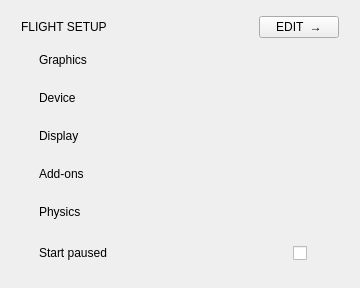
            <widget class="QFrame" name="setupPanel">
             <property name="minimumSize">
              <size>
               <width>360</width>
               <height>0</height>
              </size>
             </property>
             <property name="maximumSize">
              <size>
               <width>360</width>
               <height>16777215</height>
              </size>
             </property>
             <property name="role" stdset="0">
              <string>glass</string>
             </property>
             <layout class="QVBoxLayout" name="setupPanelLayout">
              <property name="spacing">
               <number>0</number>
              </property>
              <property name="leftMargin">
               <number>21</number>
              </property>
              <property name="topMargin">
               <number>13</number>
              </property>
              <property name="rightMargin">
               <number>21</number>
              </property>
              <property name="bottomMargin">
               <number>13</number>
              </property>
              <item>
               <widget class="QWidget" name="setupHead" native="true">
                <property name="minimumSize">
                 <size>
                  <width>0</width>
                  <height>28</height>
                 </size>
                </property>
                <property name="maximumSize">
                 <size>
                  <width>16777215</width>
                  <height>28</height>
                 </size>
                </property>
                <layout class="QHBoxLayout" name="setupHeadLayout">
                 <property name="spacing">
                  <number>0</number>
                 </property>
                 <property name="leftMargin">
                  <number>0</number>
                 </property>
                 <property name="topMargin">
                  <number>0</number>
                 </property>
                 <property name="rightMargin">
                  <number>0</number>
                 </property>
                 <property name="bottomMargin">
                  <number>0</number>
                 </property>
                 <item>
                  <widget class="QLabel" name="setupHeading">
                   <property name="text">
                    <string>FLIGHT SETUP</string>
                   </property>
                   <property name="role" stdset="0">
                    <string>heading</string>
                   </property>
                   <property name="letterSpacing" stdset="0">
                    <double>2.6</double>
                   </property>
                  </widget>
                 </item>
                 <item>
                  <spacer name="hSpacer_4">
                   <property name="orientation">
                    <enum>Qt::Orientation::Horizontal</enum>
                   </property>
                   <property name="sizeHint" stdset="0">
                    <size>
                     <width>0</width>
                     <height>20</height>
                    </size>
                   </property>
                  </spacer>
                 </item>
                 <item>
                  <widget class="QPushButton" name="setupEdit">
                   <property name="text">
                    <string>EDIT  →</string>
                   </property>
                   <property name="focusPolicy">
                    <enum>Qt::FocusPolicy::NoFocus</enum>
                   </property>
                   <property name="cursor">
                    <cursorShape>PointingHandCursor</cursorShape>
                   </property>
                   <property name="role" stdset="0">
                    <string>link</string>
                   </property>
                   <property name="letterSpacing" stdset="0">
                    <double>2.0</double>
                   </property>
                   <property name="action" stdset="0">
                    <string>Logic.go('SETTINGS')</string>
                   </property>
                  </widget>
                 </item>
                </layout>
               </widget>
              </item>
              <item>
               <widget class="QFrame" name="rowGraphics">
                <property name="minimumSize">
                 <size>
                  <width>0</width>
                  <height>38</height>
                 </size>
                </property>
                <property name="maximumSize">
                 <size>
                  <width>16777215</width>
                  <height>38</height>
                 </size>
                </property>
                <property name="role" stdset="0">
                 <string>statusRow</string>
                </property>
                <layout class="QHBoxLayout" name="rowGraphicsLayout" stretch="0,0,0,0,1">
                 <property name="spacing">
                  <number>0</number>
                 </property>
                 <property name="leftMargin">
                  <number>0</number>
                 </property>
                 <property name="topMargin">
                  <number>0</number>
                 </property>
                 <property name="rightMargin">
                  <number>0</number>
                 </property>
                 <property name="bottomMargin">
                  <number>0</number>
                 </property>
                 <item>
                  <widget class="QLabel" name="rowGraphicsDot">
                   <property name="minimumSize">
                    <size>
                     <width>6</width>
                     <height>6</height>
                    </size>
                   </property>
                   <property name="maximumSize">
                    <size>
                     <width>6</width>
                     <height>6</height>
                    </size>
                   </property>
                   <property name="role" stdset="0">
                    <string>dot</string>
                   </property>
                   <property name="tone" stdset="0">
                    <string>ok</string>
                   </property>
                   <property name="bind_tone" stdset="0">
                    <string>Format.isConsole(setup) ? 'faint' : 'ok'</string>
                   </property>
                  </widget>
                 </item>
                 <item>
                  <spacer name="gap_6">
                   <property name="orientation">
                    <enum>Qt::Orientation::Horizontal</enum>
                   </property>
                   <property name="sizeType">
                    <enum>QSizePolicy::Policy::Fixed</enum>
                   </property>
                   <property name="sizeHint" stdset="0">
                    <size>
                     <width>12</width>
                     <height>1</height>
                    </size>
                   </property>
                  </spacer>
                 </item>
                 <item>
                  <widget class="QLabel" name="rowGraphicsLabel">
                   <property name="text">
                    <string>Graphics</string>
                   </property>
                   <property name="minimumSize">
                    <size>
                     <width>102</width>
                     <height>0</height>
                    </size>
                   </property>
                   <property name="role" stdset="0">
                    <string>rowLabel</string>
                   </property>
                  </widget>
                 </item>
                 <item>
                  <spacer name="hSpacer_5">
                   <property name="orientation">
                    <enum>Qt::Orientation::Horizontal</enum>
                   </property>
                   <property name="sizeHint" stdset="0">
                    <size>
                     <width>10</width>
                     <height>20</height>
                    </size>
                   </property>
                  </spacer>
                 </item>
                 <item>
                  <widget class="QLabel" name="rowGraphicsValue">
                   <property name="alignment">
                    <set>Qt::AlignmentFlag::AlignRight|Qt::AlignmentFlag::AlignVCenter</set>
                   </property>
                   <property name="role" stdset="0">
                    <string>rowValue</string>
                   </property>
                   <property name="bind" stdset="0">
                    <string>Format.client(setup)</string>
                   </property>
                   <property name="elide" stdset="0">
                    <bool>true</bool>
                   </property>
                  </widget>
                 </item>
                </layout>
               </widget>
              </item>
              <item>
               <widget class="QFrame" name="rowDevice">
                <property name="minimumSize">
                 <size>
                  <width>0</width>
                  <height>38</height>
                 </size>
                </property>
                <property name="maximumSize">
                 <size>
                  <width>16777215</width>
                  <height>38</height>
                 </size>
                </property>
                <property name="role" stdset="0">
                 <string>statusRow</string>
                </property>
                <property name="showIf" stdset="0">
                 <string>(setup.device || '') !== ''</string>
                </property>
                <layout class="QHBoxLayout" name="rowDeviceLayout" stretch="0,0,0,0,1">
                 <property name="spacing">
                  <number>0</number>
                 </property>
                 <property name="leftMargin">
                  <number>0</number>
                 </property>
                 <property name="topMargin">
                  <number>0</number>
                 </property>
                 <property name="rightMargin">
                  <number>0</number>
                 </property>
                 <property name="bottomMargin">
                  <number>0</number>
                 </property>
                 <item>
                  <widget class="QLabel" name="rowDeviceDot">
                   <property name="minimumSize">
                    <size>
                     <width>6</width>
                     <height>6</height>
                    </size>
                   </property>
                   <property name="maximumSize">
                    <size>
                     <width>6</width>
                     <height>6</height>
                    </size>
                   </property>
                   <property name="role" stdset="0">
                    <string>dot</string>
                   </property>
                   <property name="tone" stdset="0">
                    <string>ok</string>
                   </property>
                  </widget>
                 </item>
                 <item>
                  <spacer name="gap_7">
                   <property name="orientation">
                    <enum>Qt::Orientation::Horizontal</enum>
                   </property>
                   <property name="sizeType">
                    <enum>QSizePolicy::Policy::Fixed</enum>
                   </property>
                   <property name="sizeHint" stdset="0">
                    <size>
                     <width>12</width>
                     <height>1</height>
                    </size>
                   </property>
                  </spacer>
                 </item>
                 <item>
                  <widget class="QLabel" name="rowDeviceLabel">
                   <property name="text">
                    <string>Device</string>
                   </property>
                   <property name="minimumSize">
                    <size>
                     <width>102</width>
                     <height>0</height>
                    </size>
                   </property>
                   <property name="role" stdset="0">
                    <string>rowLabel</string>
                   </property>
                  </widget>
                 </item>
                 <item>
                  <spacer name="hSpacer_6">
                   <property name="orientation">
                    <enum>Qt::Orientation::Horizontal</enum>
                   </property>
                   <property name="sizeHint" stdset="0">
                    <size>
                     <width>10</width>
                     <height>20</height>
                    </size>
                   </property>
                  </spacer>
                 </item>
                 <item>
                  <widget class="QLabel" name="rowDeviceValue">
                   <property name="alignment">
                    <set>Qt::AlignmentFlag::AlignRight|Qt::AlignmentFlag::AlignVCenter</set>
                   </property>
                   <property name="role" stdset="0">
                    <string>rowValue</string>
                   </property>
                   <property name="bind" stdset="0">
                    <string>setup.device || ''</string>
                   </property>
                   <property name="elide" stdset="0">
                    <bool>true</bool>
                   </property>
                  </widget>
                 </item>
                </layout>
               </widget>
              </item>
              <item>
               <widget class="QFrame" name="rowDisplay">
                <property name="minimumSize">
                 <size>
                  <width>0</width>
                  <height>38</height>
                 </size>
                </property>
                <property name="maximumSize">
                 <size>
                  <width>16777215</width>
                  <height>38</height>
                 </size>
                </property>
                <property name="role" stdset="0">
                 <string>statusRow</string>
                </property>
                <layout class="QHBoxLayout" name="rowDisplayLayout" stretch="0,0,0,0,1">
                 <property name="spacing">
                  <number>0</number>
                 </property>
                 <property name="leftMargin">
                  <number>0</number>
                 </property>
                 <property name="topMargin">
                  <number>0</number>
                 </property>
                 <property name="rightMargin">
                  <number>0</number>
                 </property>
                 <property name="bottomMargin">
                  <number>0</number>
                 </property>
                 <item>
                  <widget class="QLabel" name="rowDisplayDot">
                   <property name="minimumSize">
                    <size>
                     <width>6</width>
                     <height>6</height>
                    </size>
                   </property>
                   <property name="maximumSize">
                    <size>
                     <width>6</width>
                     <height>6</height>
                    </size>
                   </property>
                   <property name="role" stdset="0">
                    <string>dot</string>
                   </property>
                   <property name="tone" stdset="0">
                    <string>ok</string>
                   </property>
                  </widget>
                 </item>
                 <item>
                  <spacer name="gap_8">
                   <property name="orientation">
                    <enum>Qt::Orientation::Horizontal</enum>
                   </property>
                   <property name="sizeType">
                    <enum>QSizePolicy::Policy::Fixed</enum>
                   </property>
                   <property name="sizeHint" stdset="0">
                    <size>
                     <width>12</width>
                     <height>1</height>
                    </size>
                   </property>
                  </spacer>
                 </item>
                 <item>
                  <widget class="QLabel" name="rowDisplayLabel">
                   <property name="text">
                    <string>Display</string>
                   </property>
                   <property name="minimumSize">
                    <size>
                     <width>102</width>
                     <height>0</height>
                    </size>
                   </property>
                   <property name="role" stdset="0">
                    <string>rowLabel</string>
                   </property>
                  </widget>
                 </item>
                 <item>
                  <spacer name="hSpacer_7">
                   <property name="orientation">
                    <enum>Qt::Orientation::Horizontal</enum>
                   </property>
                   <property name="sizeHint" stdset="0">
                    <size>
                     <width>10</width>
                     <height>20</height>
                    </size>
                   </property>
                  </spacer>
                 </item>
                 <item>
                  <widget class="QLabel" name="rowDisplayValue">
                   <property name="alignment">
                    <set>Qt::AlignmentFlag::AlignRight|Qt::AlignmentFlag::AlignVCenter</set>
                   </property>
                   <property name="role" stdset="0">
                    <string>rowValue</string>
                   </property>
                   <property name="bind" stdset="0">
                    <string>Format.display(setup)</string>
                   </property>
                   <property name="elide" stdset="0">
                    <bool>true</bool>
                   </property>
                  </widget>
                 </item>
                </layout>
               </widget>
              </item>
              <item>
               <widget class="QFrame" name="rowAddons">
                <property name="minimumSize">
                 <size>
                  <width>0</width>
                  <height>38</height>
                 </size>
                </property>
                <property name="maximumSize">
                 <size>
                  <width>16777215</width>
                  <height>38</height>
                 </size>
                </property>
                <property name="role" stdset="0">
                 <string>statusRow</string>
                </property>
                <layout class="QHBoxLayout" name="rowAddonsLayout" stretch="0,0,0,0,1">
                 <property name="spacing">
                  <number>0</number>
                 </property>
                 <property name="leftMargin">
                  <number>0</number>
                 </property>
                 <property name="topMargin">
                  <number>0</number>
                 </property>
                 <property name="rightMargin">
                  <number>0</number>
                 </property>
                 <property name="bottomMargin">
                  <number>0</number>
                 </property>
                 <item>
                  <widget class="QLabel" name="rowAddonsDot">
                   <property name="minimumSize">
                    <size>
                     <width>6</width>
                     <height>6</height>
                    </size>
                   </property>
                   <property name="maximumSize">
                    <size>
                     <width>6</width>
                     <height>6</height>
                    </size>
                   </property>
                   <property name="role" stdset="0">
                    <string>dot</string>
                   </property>
                   <property name="tone" stdset="0">
                    <string>ok</string>
                   </property>
                  </widget>
                 </item>
                 <item>
                  <spacer name="gap_9">
                   <property name="orientation">
                    <enum>Qt::Orientation::Horizontal</enum>
                   </property>
                   <property name="sizeType">
                    <enum>QSizePolicy::Policy::Fixed</enum>
                   </property>
                   <property name="sizeHint" stdset="0">
                    <size>
                     <width>12</width>
                     <height>1</height>
                    </size>
                   </property>
                  </spacer>
                 </item>
                 <item>
                  <widget class="QLabel" name="rowAddonsLabel">
                   <property name="text">
                    <string>Add-ons</string>
                   </property>
                   <property name="minimumSize">
                    <size>
                     <width>102</width>
                     <height>0</height>
                    </size>
                   </property>
                   <property name="role" stdset="0">
                    <string>rowLabel</string>
                   </property>
                  </widget>
                 </item>
                 <item>
                  <spacer name="hSpacer_8">
                   <property name="orientation">
                    <enum>Qt::Orientation::Horizontal</enum>
                   </property>
                   <property name="sizeHint" stdset="0">
                    <size>
                     <width>10</width>
                     <height>20</height>
                    </size>
                   </property>
                  </spacer>
                 </item>
                 <item>
                  <widget class="QLabel" name="rowAddonsValue">
                   <property name="alignment">
                    <set>Qt::AlignmentFlag::AlignRight|Qt::AlignmentFlag::AlignVCenter</set>
                   </property>
                   <property name="role" stdset="0">
                    <string>rowValue</string>
                   </property>
                   <property name="bind" stdset="0">
                    <string>(setup.activeModules || 0) + ' active'</string>
                   </property>
                   <property name="elide" stdset="0">
                    <bool>true</bool>
                   </property>
                  </widget>
                 </item>
                </layout>
               </widget>
              </item>
              <item>
               <widget class="QFrame" name="rowPhysics">
                <property name="minimumSize">
                 <size>
                  <width>0</width>
                  <height>38</height>
                 </size>
                </property>
                <property name="maximumSize">
                 <size>
                  <width>16777215</width>
                  <height>38</height>
                 </size>
                </property>
                <property name="role" stdset="0">
                 <string>statusRow</string>
                </property>
                <layout class="QHBoxLayout" name="rowPhysicsLayout" stretch="0,0,0,0,1">
                 <property name="spacing">
                  <number>0</number>
                 </property>
                 <property name="leftMargin">
                  <number>0</number>
                 </property>
                 <property name="topMargin">
                  <number>0</number>
                 </property>
                 <property name="rightMargin">
                  <number>0</number>
                 </property>
                 <property name="bottomMargin">
                  <number>0</number>
                 </property>
                 <item>
                  <widget class="QLabel" name="rowPhysicsDot">
                   <property name="minimumSize">
                    <size>
                     <width>6</width>
                     <height>6</height>
                    </size>
                   </property>
                   <property name="maximumSize">
                    <size>
                     <width>6</width>
                     <height>6</height>
                    </size>
                   </property>
                   <property name="role" stdset="0">
                    <string>dot</string>
                   </property>
                   <property name="tone" stdset="0">
                    <string>info</string>
                   </property>
                  </widget>
                 </item>
                 <item>
                  <spacer name="gap_10">
                   <property name="orientation">
                    <enum>Qt::Orientation::Horizontal</enum>
                   </property>
                   <property name="sizeType">
                    <enum>QSizePolicy::Policy::Fixed</enum>
                   </property>
                   <property name="sizeHint" stdset="0">
                    <size>
                     <width>12</width>
                     <height>1</height>
                    </size>
                   </property>
                  </spacer>
                 </item>
                 <item>
                  <widget class="QLabel" name="rowPhysicsLabel">
                   <property name="text">
                    <string>Physics</string>
                   </property>
                   <property name="minimumSize">
                    <size>
                     <width>102</width>
                     <height>0</height>
                    </size>
                   </property>
                   <property name="role" stdset="0">
                    <string>rowLabel</string>
                   </property>
                  </widget>
                 </item>
                 <item>
                  <spacer name="hSpacer_9">
                   <property name="orientation">
                    <enum>Qt::Orientation::Horizontal</enum>
                   </property>
                   <property name="sizeHint" stdset="0">
                    <size>
                     <width>10</width>
                     <height>20</height>
                    </size>
                   </property>
                  </spacer>
                 </item>
                 <item>
                  <widget class="QLabel" name="rowPhysicsValue">
                   <property name="alignment">
                    <set>Qt::AlignmentFlag::AlignRight|Qt::AlignmentFlag::AlignVCenter</set>
                   </property>
                   <property name="role" stdset="0">
                    <string>rowValue</string>
                   </property>
                   <property name="bind" stdset="0">
                    <string>Format.physics(setup)</string>
                   </property>
                   <property name="elide" stdset="0">
                    <bool>true</bool>
                   </property>
                  </widget>
                 </item>
                </layout>
               </widget>
              </item>
              <item>
               <widget class="QWidget" name="pausedRow" native="true">
                <property name="minimumSize">
                 <size>
                  <width>0</width>
                  <height>44</height>
                 </size>
                </property>
                <property name="maximumSize">
                 <size>
                  <width>16777215</width>
                  <height>44</height>
                 </size>
                </property>
                <layout class="QHBoxLayout" name="pausedRowLayout">
                 <property name="spacing">
                  <number>0</number>
                 </property>
                 <property name="leftMargin">
                  <number>18</number>
                 </property>
                 <property name="topMargin">
                  <number>0</number>
                 </property>
                 <property name="rightMargin">
                  <number>0</number>
                 </property>
                 <property name="bottomMargin">
                  <number>0</number>
                 </property>
                 <item>
                  <widget class="QLabel" name="pausedLabel">
                   <property name="text">
                    <string>Start paused</string>
                   </property>
                   <property name="role" stdset="0">
                    <string>rowLabel</string>
                   </property>
                  </widget>
                 </item>
                 <item>
                  <spacer name="hSpacer_10">
                   <property name="orientation">
                    <enum>Qt::Orientation::Horizontal</enum>
                   </property>
                   <property name="sizeHint" stdset="0">
                    <size>
                     <width>0</width>
                     <height>20</height>
                    </size>
                   </property>
                  </spacer>
                 </item>
                 <item>
                  <widget class="QCheckBox" name="pausedToggle">
                   <property name="focusPolicy">
                    <enum>Qt::FocusPolicy::NoFocus</enum>
                   </property>
                   <property name="cursor">
                    <cursorShape>PointingHandCursor</cursorShape>
                   </property>
                   <property name="minimumSize">
                    <size>
                     <width>46</width>
                     <height>26</height>
                    </size>
                   </property>
                   <property name="maximumSize">
                    <size>
                     <width>46</width>
                     <height>26</height>
                    </size>
                   </property>
                   <property name="role" stdset="0">
                    <string>toggle</string>
                   </property>
                   <property name="bind" stdset="0">
                    <string>Launcher.startPaused</string>
                   </property>
                   <property name="action" stdset="0">
                    <string>Launcher.startPaused = !Launcher.startPaused</string>
                   </property>
                  </widget>
                 </item>
                </layout>
               </widget>
              </item>
             </layout>
            </widget>
